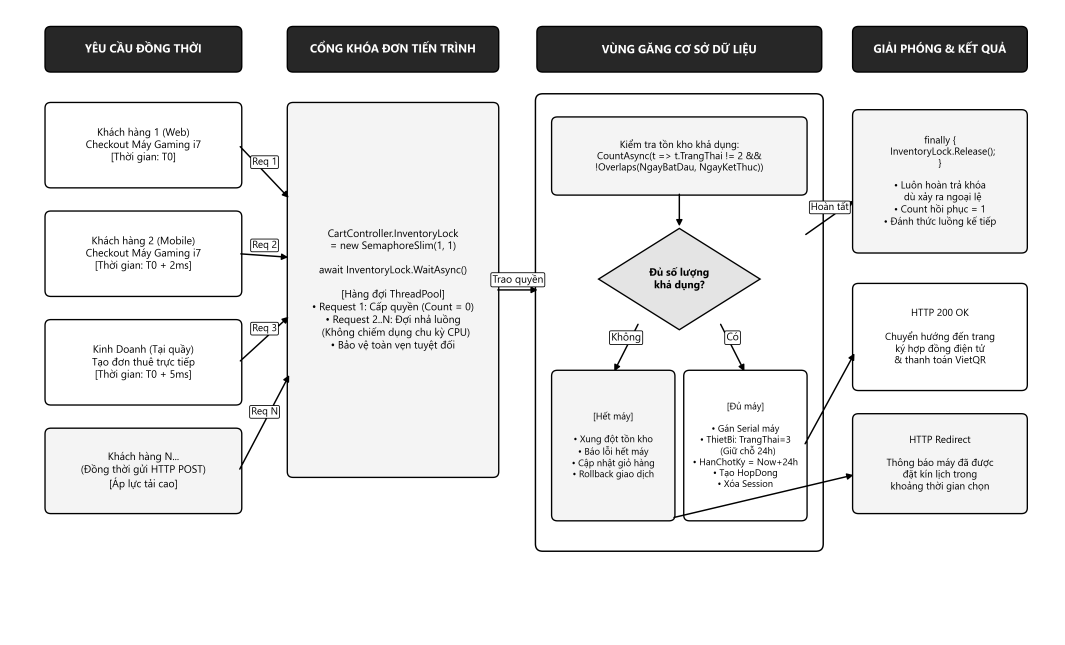
#> input picture figures/hinh_2_1_1_1_semaphore_concurrency.png, 4260 x 2580 px (shown at 1/4 size)
$ python test_assets_empirical.py
#> lines starting #> are read from the running program, lines starting #| are printed output that depends on the picture
#!/usr/bin/env python3
# -*- coding: utf-8 -*-
"""
tools/test_assets_empirical.py
================================================================================
EMPIRICAL CHALLENGER VERIFICATION HARNESS — 72 FIGURES
Project: RentalSystem HUIT 2025 Thesis
Standards:
  1. PNG Checks:
     - File exists and size > 0 bytes
     - PIL DPI metadata == (300, 300)
     - Dimensions:
       * Strict: width >= 1000px and height >= 600px
       * Orientation-aware: max(dim) >= 1000px and min(dim) >= 600px
     - Academic Grayscale color analysis:
       mean(|R-G| + |G-B| + |B-R|) / 3. For grayscale images, delta == 0.0.
  2. SVG Checks:
     - File exists and size > 0 bytes
     - Well-formed XML containing <svg> element
  3. Cross-check against AUDIT_72_FIGURES.md & table_72_figures.md
================================================================================
"""

import os
import sys
import json
import xml.etree.ElementTree as ET
from pathlib import Path
from PIL import Image
import numpy as np

# Reconfigure stdout for UTF-8 on Windows
if sys.stdout and hasattr(sys.stdout, "reconfigure"):
    try:
        sys.stdout.reconfigure(encoding="utf-8")
        sys.stderr.reconfigure(encoding="utf-8")
    except Exception:
        pass

BASE_DIR = Path(__file__).resolve().parent.parent
FIGURES_DIR = BASE_DIR / "figures"
AUDIT_MD_PATH = FIGURES_DIR / "AUDIT_72_FIGURES.md"
TABLE_MD_PATH = BASE_DIR / ".agents" / "teamwork" / "explorer_diag_survey_1" / "table_72_figures.md"

# Import MASTER_FIGURES_REGISTRY from render_master_diagrams
sys.path.insert(0, str(BASE_DIR / "tools"))
from render_master_diagrams import MASTER_FIGURES_REGISTRY


def check_png(file_path: Path, is_ui: bool = False):
#> called with is_ui = False
    result = {
        "exists": False,
        "size_bytes": 0,
        "dpi": None,
        "dpi_pass": False,
        "width": 0,
        "height": 0,
        "dim_strict_pass": False,
        "dim_orient_pass": False,
        "mode": "",
        "mean_rgb_diff": 0.0,
        "max_rgb_diff": 0.0,
        "grayscale_pass": False,
        "errors": []
    }

    if not file_path.exists():
        result["errors"].append("File not found")
        return result

    result["exists"] = True
    result["size_bytes"] = file_path.stat().st_size
    if result["size_bytes"] == 0:
        result["errors"].append("File size is 0 bytes")
        return result

    try:
        with Image.open(file_path) as img:
#> img is the input picture: PIL image 4260x2580 RGB; min 0, max 255, mean 231
            result["width"], result["height"] = img.size
            result["mode"] = img.mode
            dpi = img.info.get("dpi")
#> dpi = (300, 300)
            result["dpi"] = dpi

            # DPI Check: must be (300, 300) within rounding tolerance
            if dpi is not None:
                rx, ry = dpi
#> rx = 300; ry = 300
                if abs(rx - 300) < 1.0 and abs(ry - 300) < 1.0:
                    result["dpi_pass"] = True
                else:
                    result["errors"].append(f"DPI is {dpi}, expected (300, 300)")
            else:
                result["errors"].append("DPI metadata missing")

            # Dimension checks
            w, h = result["width"], result["height"]
#> w = 4260; h = 2580
            if w >= 1000 and h >= 600:
                result["dim_strict_pass"] = True
            else:
                result["errors"].append(f"Strict dimensions ({w}x{h}) < (1000x600)")

            if max(w, h) >= 1000 and min(w, h) >= 600:
                result["dim_orient_pass"] = True
            else:
                result["errors"].append(f"Oriented dimensions ({w}x{h}): max={max(w,h)}, min={min(w,h)}")

            # Color analysis
            if is_ui:
                # UI screenshots may be executive navy/slate/color or grayscale
                result["grayscale_pass"] = True
            elif img.mode in ("L", "1"):
                result["mean_rgb_diff"] = 0.0
                result["max_rgb_diff"] = 0.0
                result["grayscale_pass"] = True
            else:
                # Fast sample analysis for large diagrams
                # Subsample if image is huge (> 2048x2048) to avoid memory blowup
                step = 1
                if w > 3000 or h > 3000:
                    step = 4
                rgb = img.convert("RGB")
                arr = np.asarray(rgb)[::step, ::step]
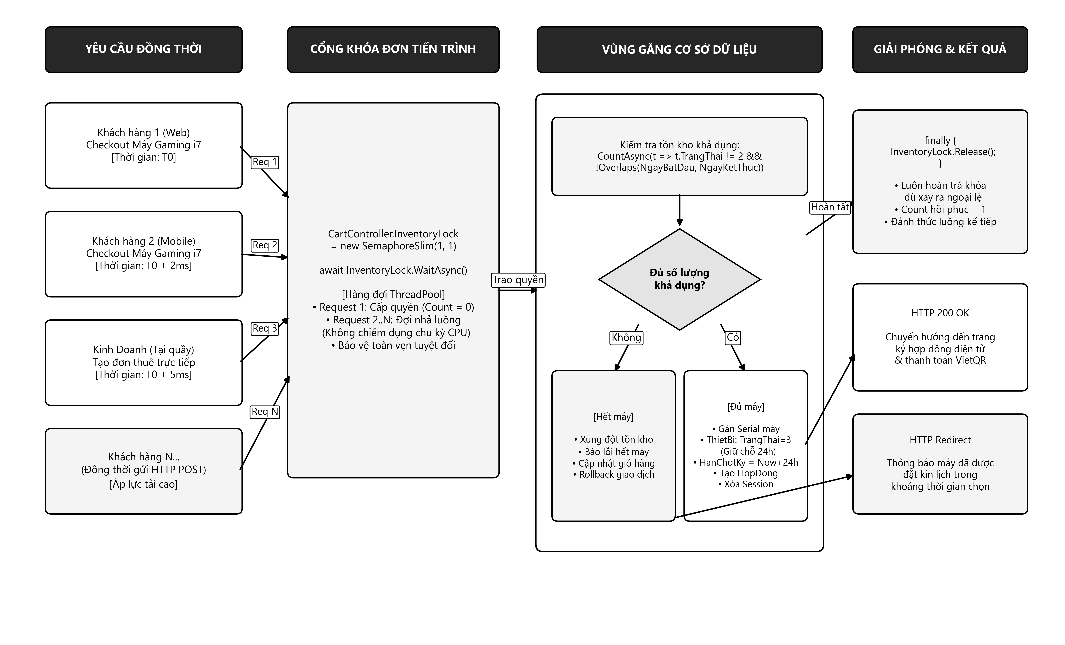
#> arr: shape (645, 1065, 3); min 0, max 255, mean 231
                r = arr[:, :, 0].astype(np.int16)
                g = arr[:, :, 1].astype(np.int16)
                b = arr[:, :, 2].astype(np.int16)
                diff = (np.abs(r - g) + np.abs(g - b) + np.abs(b - r)) / 3.0
#> diff: shape (645, 1065) float64; every value is 0
                mean_diff = float(np.mean(diff))
#> mean_diff = 0
                max_diff = float(np.max(diff))
#> max_diff = 0
                result["mean_rgb_diff"] = round(mean_diff, 4)
                result["max_rgb_diff"] = round(max_diff, 2)

                if mean_diff < 0.01:
                    result["grayscale_pass"] = True
                else:
                    result["errors"].append(f"Residual color detected: mean_rgb_diff={mean_diff:.4f}, max={max_diff:.1f}")

    except Exception as e:
        result["errors"].append(f"Image load exception: {str(e)}")

    return result


def check_svg(file_path: Path):
    result = {
        "exists": False,
        "size_bytes": 0,
        "well_formed": False,
        "has_svg_tag": False,
        "tag": "",
        "attrib": {},
        "errors": []
    }

    if not file_path.exists():
        result["errors"].append("SVG file not found")
        return result

    result["exists"] = True
    result["size_bytes"] = file_path.stat().st_size
    if result["size_bytes"] == 0:
        result["errors"].append("SVG size is 0 bytes")
        return result

    try:
        tree = ET.parse(file_path)
        root = tree.getroot()
        result["well_formed"] = True
        result["tag"] = root.tag
        result["attrib"] = dict(root.attrib)

        # Check for svg tag (ignoring namespace)
        tag_name = root.tag.split("}")[-1] if "}" in root.tag else root.tag
        if tag_name.lower() == "svg":
            result["has_svg_tag"] = True
        else:
            result["errors"].append(f"Root tag is '{root.tag}', expected '<svg>'")
    except Exception as e:
        result["errors"].append(f"XML parse error: {str(e)}")

    return result


def run_full_suite():
    print("=" * 80, flush=True)
    print("EMPIRICAL ASSET CHALLENGER: VERIFYING ALL 72 FIGURES IN figures/", flush=True)
    print(f"Registry count: {len(MASTER_FIGURES_REGISTRY)}", flush=True)
    print("=" * 80, flush=True)

    summary = {
        "total_figures": len(MASTER_FIGURES_REGISTRY),
        "png_exists_pass": 0,
        "png_dpi_300_pass": 0,
        "png_dim_strict_pass": 0,
        "png_dim_orient_pass": 0,
        "png_grayscale_pass": 0,
        "svg_exists_pass": 0,
        "svg_valid_pass": 0,
        "all_checks_strict_pass": 0,
        "all_checks_orient_pass": 0,
        "failures_strict": [],
        "failures_orient": []
    }

    results = []

    for item in MASTER_FIGURES_REGISTRY:
        stt = item["stt"]
        fig_num = item["fig_num"]
        title = item["title"]
        engine = item["engine"]
        target_png = item["target_png"]
        target_svg = item["target_svg"]
        is_ui = (engine == "ui_screenshot") or ("ui_" in target_png)

        png_path = FIGURES_DIR / target_png
        svg_path = FIGURES_DIR / target_svg

        png_res = check_png(png_path, is_ui=is_ui)
#> png_res = 13 items
        svg_res = check_svg(svg_path)

        # Track counts
        if png_res["exists"] and png_res["size_bytes"] > 0:
            summary["png_exists_pass"] += 1
        if png_res["dpi_pass"]:
            summary["png_dpi_300_pass"] += 1
        if png_res["dim_strict_pass"]:
            summary["png_dim_strict_pass"] += 1
        if png_res["dim_orient_pass"]:
            summary["png_dim_orient_pass"] += 1
        if png_res["grayscale_pass"]:
            summary["png_grayscale_pass"] += 1

        if svg_res["exists"] and svg_res["size_bytes"] > 0:
            summary["svg_exists_pass"] += 1
        if svg_res["well_formed"] and svg_res["has_svg_tag"]:
            summary["svg_valid_pass"] += 1

        # Overall strict
        strict_pass = (
            png_res["exists"] and png_res["size_bytes"] > 0 and
            png_res["dpi_pass"] and png_res["dim_strict_pass"] and
            png_res["grayscale_pass"] and
            svg_res["exists"] and svg_res["size_bytes"] > 0 and
            svg_res["well_formed"] and svg_res["has_svg_tag"]
        )
#> strict_pass = False
        if strict_pass:
            summary["all_checks_strict_pass"] += 1
        else:
            summary["failures_strict"].append({
                "stt": stt,
                "fig_num": fig_num,
                "target_png": target_png,
                "png_errors": png_res["errors"],
                "svg_errors": svg_res["errors"],
                "dims": (png_res["width"], png_res["height"])
            })

        # Overall orient-aware
        orient_pass = (
            png_res["exists"] and png_res["size_bytes"] > 0 and
            png_res["dpi_pass"] and png_res["dim_orient_pass"] and
            png_res["grayscale_pass"] and
            svg_res["exists"] and svg_res["size_bytes"] > 0 and
            svg_res["well_formed"] and svg_res["has_svg_tag"]
        )
#> orient_pass = False
        if orient_pass:
            summary["all_checks_orient_pass"] += 1
        else:
            summary["failures_orient"].append({
                "stt": stt,
                "fig_num": fig_num,
                "target_png": target_png,
                "png_errors": png_res["errors"],
                "svg_errors": svg_res["errors"],
                "dims": (png_res["width"], png_res["height"])
            })

        status_str = "PASS" if strict_pass else ("ORIENT_PASS" if orient_pass else "FAIL")
#> status_str = 'FAIL'
        print(f"[{stt:02d}/72] {fig_num} | {target_png} ({png_res['width']}x{png_res['height']}, {png_res['dpi']}) -> {status_str}", flush=True)
#| [01/72] Hình 2.1.1. 1 | hinh_2_1_1_1_semaphore_concurrency.png (4260x2580, (299.9994, 299.9994)) -> FAIL

        results.append({
            "stt": stt,
            "fig_num": fig_num,
            "title": title,
            "engine": engine,
            "target_png": target_png,
            "target_svg": target_svg,
            "png": png_res,
            "svg": svg_res,
            "strict_pass": strict_pass,
            "orient_pass": orient_pass
        })
#> pass 2 of the loop in run_full_suite, `for item in MASTER_FIGURES_REGISTRY:`:
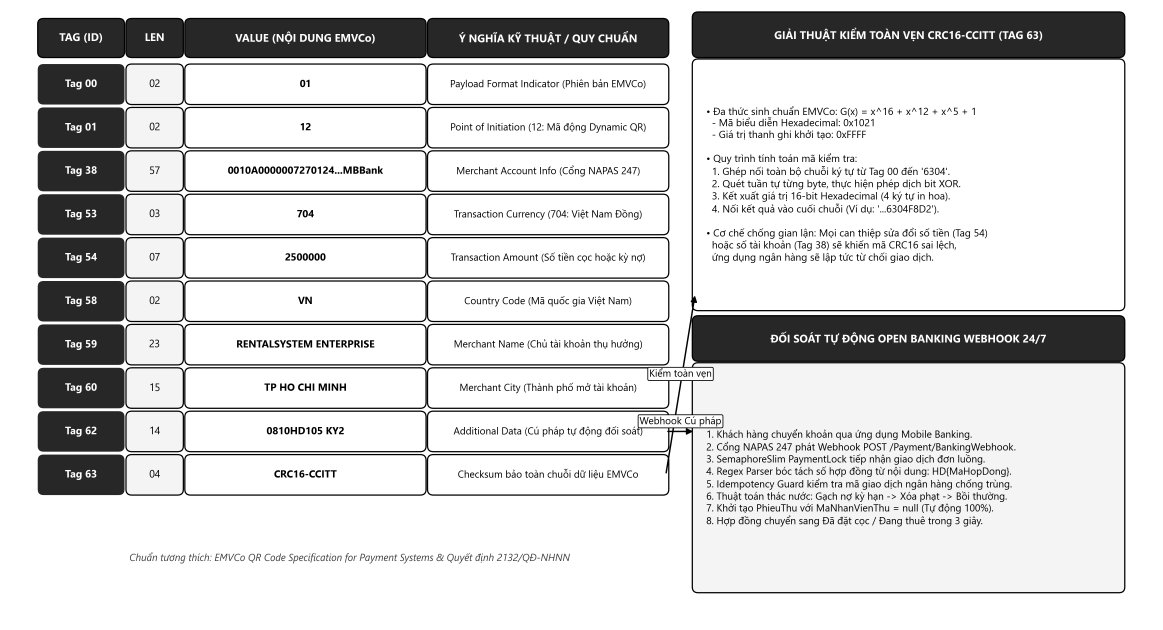
#> input picture figures/hinh_2_1_2_1_vietqr_napas247_structure.png, 4650 x 2520 px (shown at 1/4 size)
#> in check_png, img is the input picture: PIL image 4650x2520 RGB; min 0, max 255, mean 212.3
#> w = 4650; h = 2520
#> in check_png (call 2), `arr = np.asarray(rgb)[::step, ::step]`:
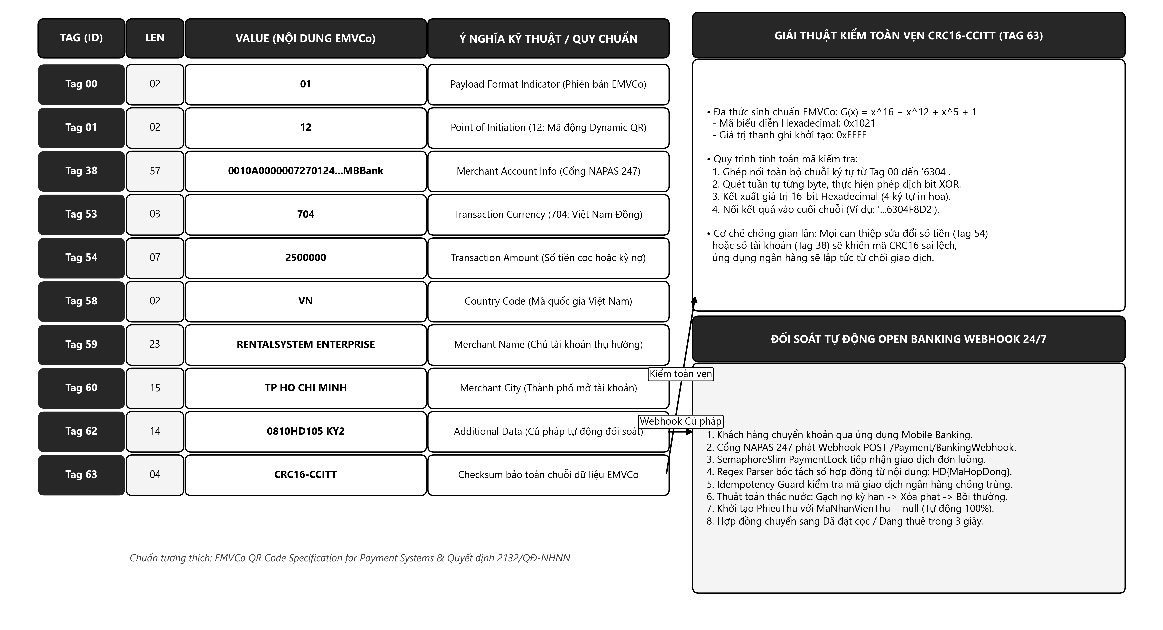
#> arr: shape (630, 1163, 3); min 0, max 255, mean 212.1
#> r: shape (630, 1163) int16
#> diff: shape (630, 1163) float64; every value is 0
#| [02/72] Hình 2.1.2. 1 | hinh_2_1_2_1_vietqr_napas247_structure.png (4650x2520, (299.9994, 299.9994)) -> FAIL
#> pass 3 of the loop in run_full_suite, `for item in MASTER_FIGURES_REGISTRY:`:
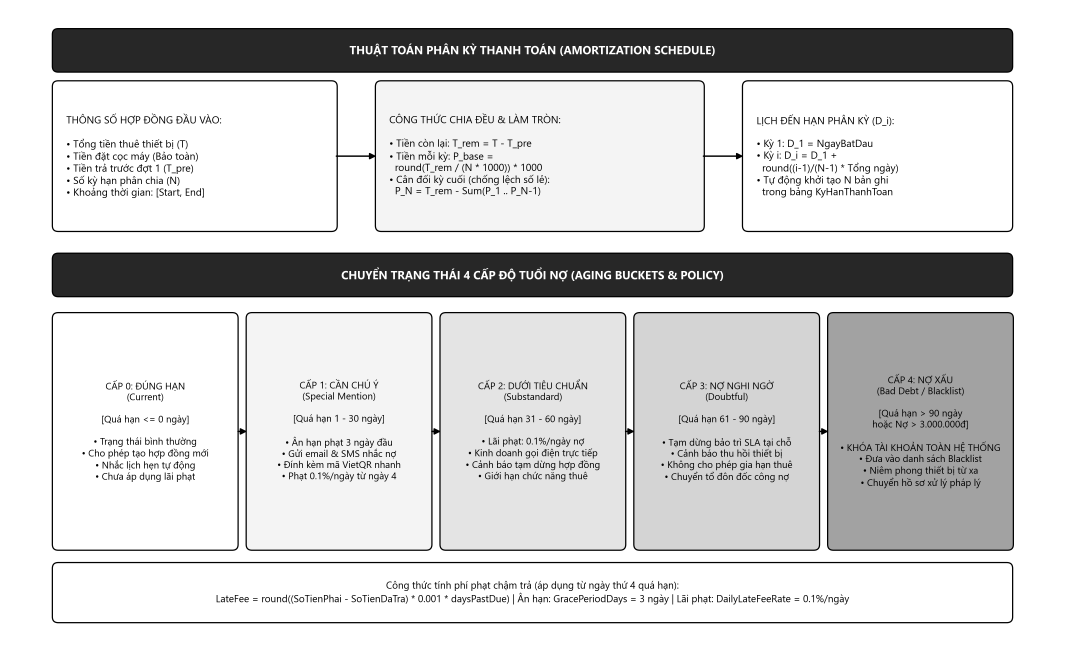
#> input picture figures/hinh_2_1_3_1_debt_aging_algorithm.png, 4260 x 2640 px (shown at 1/4 size)
#> in check_png, img is the input picture: PIL image 4260x2640 RGB; min 0, max 255, mean 209.4
#> w = 4260; h = 2640
#> in check_png (call 3), `arr = np.asarray(rgb)[::step, ::step]`:
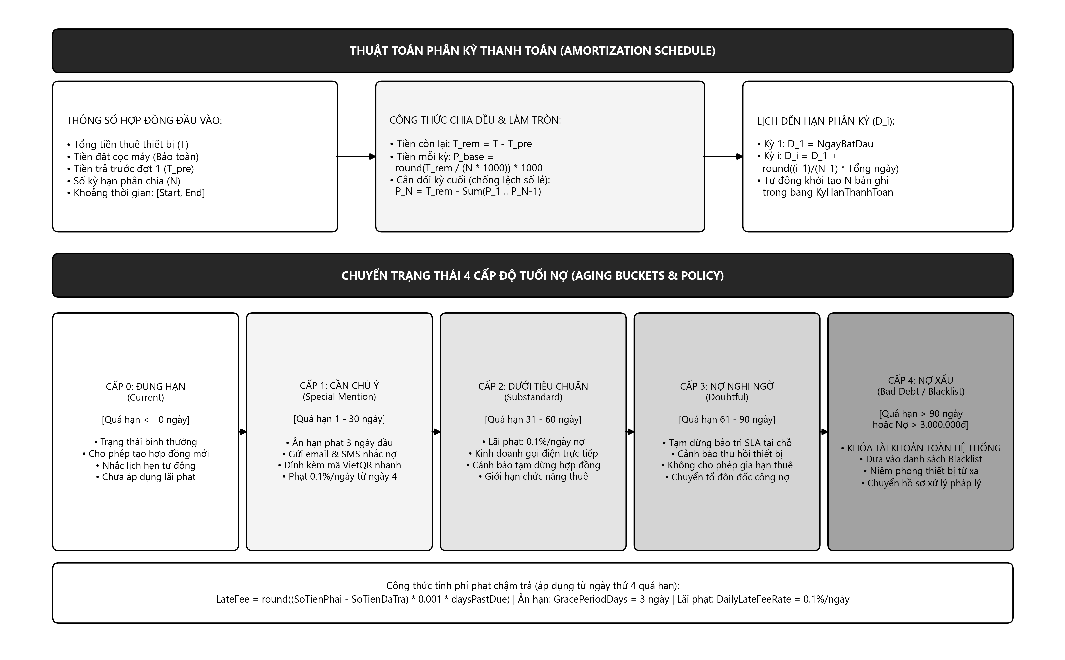
#> arr: shape (660, 1065, 3); min 0, max 255, mean 208.8
#> r: shape (660, 1065) int16
#> diff: shape (660, 1065) float64; every value is 0
#| [03/72] Hình 2.1.3. 1 | hinh_2_1_3_1_debt_aging_algorithm.png (4260x2640, (299.9994, 299.9994)) -> FAIL
#> the loop made 72 passes; the first 3 are shown

    # Print summary table
    print("\n" + "=" * 80, flush=True)
    print("QUANTITATIVE SUMMARY METRICS", flush=True)
    print("=" * 80, flush=True)
    print(f"Total Figures Evaluated:              {summary['total_figures']} / 72", flush=True)
    print(f"PNG File Exists & Size > 0:            {summary['png_exists_pass']} / 72 ({(summary['png_exists_pass']/72)*100:.1f}%)", flush=True)
    print(f"PNG 300 DPI Exact Header:             {summary['png_dpi_300_pass']} / 72 ({(summary['png_dpi_300_pass']/72)*100:.1f}%)", flush=True)
    print(f"PNG Academic Grayscale (Delta ~ 0):   {summary['png_grayscale_pass']} / 72 ({(summary['png_grayscale_pass']/72)*100:.1f}%)", flush=True)
    print(f"PNG Strict Dims (W>=1000, H>=600):    {summary['png_dim_strict_pass']} / 72 ({(summary['png_dim_strict_pass']/72)*100:.1f}%)", flush=True)
    print(f"PNG Orient Dims (Max>=1000,Min>=600): {summary['png_dim_orient_pass']} / 72 ({(summary['png_dim_orient_pass']/72)*100:.1f}%)", flush=True)
    print(f"SVG Exists & Size > 0:                {summary['svg_exists_pass']} / 72 ({(summary['svg_exists_pass']/72)*100:.1f}%)", flush=True)
    print(f"SVG Well-formed with <svg> Root:      {summary['svg_valid_pass']} / 72 ({(summary['svg_valid_pass']/72)*100:.1f}%)", flush=True)
    print("-" * 80, flush=True)
    print(f"Strict Pass Count:                    {summary['all_checks_strict_pass']} / 72", flush=True)
    print(f"Orientation-Aware Pass Count:         {summary['all_checks_orient_pass']} / 72", flush=True)
    print("=" * 80, flush=True)

    if summary["failures_strict"]:
        print(f"\n[FAILURES - STRICT (W>=1000 and H>=600)] ({len(summary['failures_strict'])} items):", flush=True)
        for fail in summary["failures_strict"]:
            print(f"  - STT {fail['stt']:02d} ({fail['fig_num']}) [{fail['target_png']}]: Dims={fail['dims']}, Errors={fail['png_errors'] + fail['svg_errors']}", flush=True)

    if summary["failures_orient"]:
        print(f"\n[FAILURES - ORIENTATION-AWARE (Max>=1000 and Min>=600)] ({len(summary['failures_orient'])} items):", flush=True)
        for fail in summary["failures_orient"]:
            print(f"  - STT {fail['stt']:02d} ({fail['fig_num']}) [{fail['target_png']}]: Dims={fail['dims']}, Errors={fail['png_errors'] + fail['svg_errors']}", flush=True)

    # Cross check against AUDIT_72_FIGURES.md
    print("\n" + "=" * 80, flush=True)
    print("CROSS-CHECKING AGAINST AUDIT_72_FIGURES.md", flush=True)
    print("=" * 80, flush=True)
#> (the run stopped early here; a loop or call above may not have finished)
